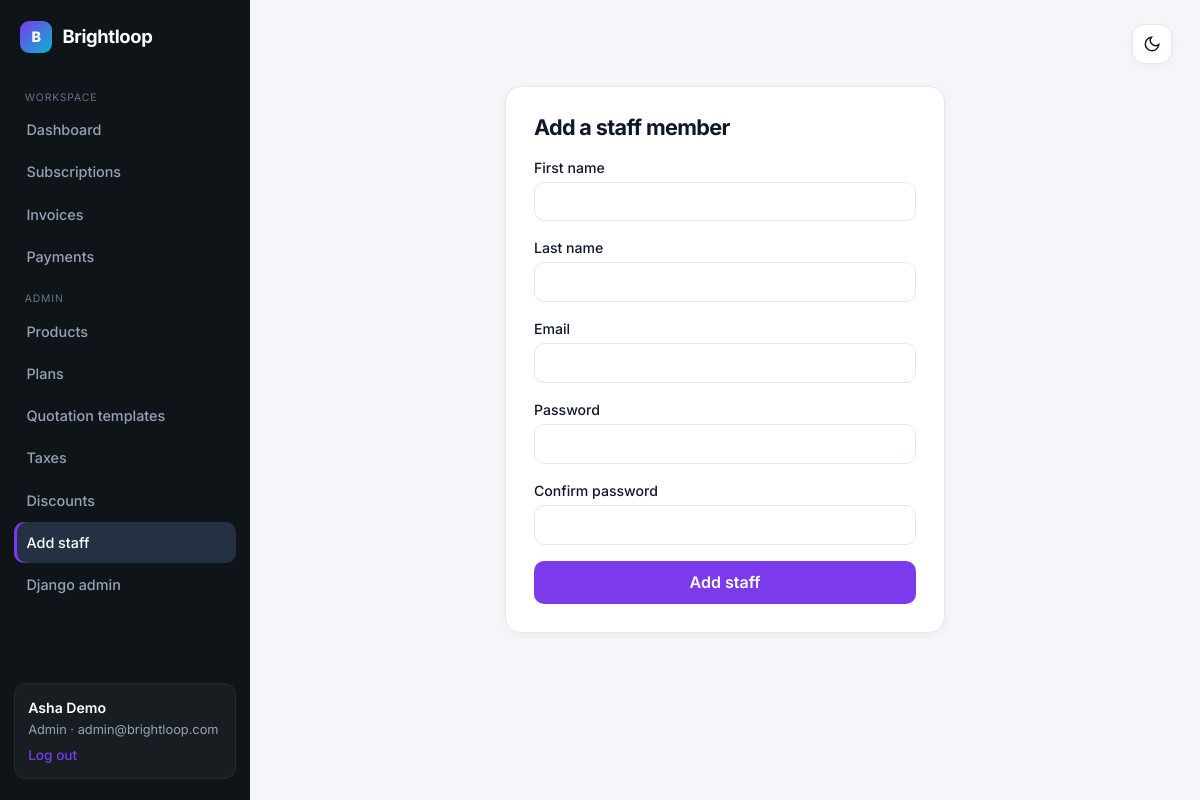
The app's page /staff/new/ (signed in) with its own data.
### core/models.py (models this page shows, shortened)
class User(AbstractUser):
    ROLES = [('admin', 'Admin'), ('staff', 'Internal staff'), ('customer', 'Customer')]
    email = models.EmailField(unique=True)
    role = models.CharField(max_length=10, choices=ROLES, default='customer')
    @property
    def is_admin_role(self):
        return self.role == 'admin'
    @property
    def is_team(self):
        return self.role in ('admin', 'staff')

### core/views.py (the view)
# urls.py: path('staff/new/', v.add_staff, name='add_staff'),
@admin_only
def add_staff(request):
    form = SignupForm(request.POST or None)
    if form.is_valid():
        u = form.save(role='staff')
        messages.success(request, f'Staff member {u.email} added.')
        return redirect('home')
    return render(request, 'core/form.html', {'form': form, 'title': 'Add a staff member', 'button': 'Add staff'})

### core/forms.py (shortened to what this page needs)
class SignupForm(forms.ModelForm):
    password = forms.CharField(widget=forms.PasswordInput)
    confirm = forms.CharField(widget=forms.PasswordInput, label='Confirm password')
    class Meta:
        model = User
        fields = ['first_name', 'last_name', 'email']

### core/views.py (called while the page is built)
def role_required(*roles):
    def deco(view):
        @wraps(view)
        @login_required
        def inner(request, *a, **kw):
            if request.user.role not in roles:
                return render(request, 'core/forbidden.html', status=403)
            return view(request, *a, **kw)
        return inner
    return deco

### core/templates/core/form.html (shortened to what this page needs)
{% extends 'core/base.html' %}
{% block content %}
<div style="max-width:440px;margin:{% if user.is_authenticated %}0{% else %}2vh{% endif %} auto 0">
<div class="panel" style="border-radius:16px;padding:1.75rem">
  <h1 class="mb-3" style="font-size:1.35rem">{{ title }}</h1>
  <form method="post" class="std">{% csrf_token %}
    {% for f in form %}
      <div class="mb-3">
        <label for="{{ f.id_for_label }}">{{ f.label }}</label>
        {{ f }}
      </div>
    {% endfor %}
    <button class="btn btn-brand w-100" style="padding:.6rem;font-weight:600">{{ button }}</button>
  </form>
</div>
</div>
{% endblock %}

### core/templates/core/base.html (shortened to what this page needs)
{% load static %}<!doctype html>
<html lang="en" data-theme="light">
<head>
<link href="https://cdn.jsdelivr.net/npm/bootstrap@5.3.3/dist/css/bootstrap.min.css" rel="stylesheet">
</head>
<body>
<div class="d-flex layout app">
{% if user.is_authenticated %}
<nav class="side">
  <a class="brand" href="/"><span class="brand-mark">B</span> Brightloop</a>
  {% if user.is_team %}
    <div class="nav-section">Workspace</div>
    <a class="nav-l {% if request.path == '/' %}on{% endif %}" href="{% url 'home' %}">Dashboard</a>
    <a class="nav-l {% if '/subscriptions' in request.path %}on{% endif %}" href="{% url 'subscription_list' %}">Subscriptions</a>
    <a class="nav-l {% if '/invoices' in request.path %}on{% endif %}" href="{% url 'invoice_list' %}">Invoices</a>
    <a class="nav-l {% if '/payments' in request.path %}on{% endif %}" href="{% url 'payment_list' %}">Payments</a>
  {% else %}
    <a class="nav-l on" href="{% url 'portal' %}">My account</a>
  {% endif %}
  {% if user.is_admin_role %}
    <div class="nav-section">Admin</div>
    <a class="nav-l {% if '/manage/products' in request.path %}on{% endif %}" href="{% url 'catalog_products' %}">Products</a>
    <a class="nav-l {% if '/manage/plans' in request.path %}on{% endif %}" href="{% url 'catalog_plans' %}">Plans</a>
    <a class="nav-l {% if '/manage/templates' in request.path %}on{% endif %}" href="{% url 'catalog_templates' %}">Quotation templates</a>
    <a class="nav-l {% if '/manage/taxes' in request.path %}on{% endif %}" href="{% url 'catalog_taxes' %}">Taxes</a>
    <a class="nav-l {% if '/manage/discounts' in request.path %}on{% endif %}" href="{% url 'catalog_discounts' %}">Discounts</a>
    <a class="nav-l {% if '/staff/new' in request.path %}on{% endif %}" href="{% url 'add_staff' %}">Add staff</a>
    <a class="nav-l" href="/admin/">Django admin</a>
  {% endif %}
  <div class="who">
    <div class="name-line">{{ user.get_full_name|default:user.email }}</div>
    {{ user.get_role_display }} · {{ user.email }}
    <form method="post" action="{% url 'logout' %}">{% csrf_token %}<button type="submit">Log out</button></form>
  </div>
</nav>
{% endif %}
<main>
  <div class="topbar noprint">
    <button type="button" class="theme-icon-btn" onclick="toggleTheme()" title="Toggle light / dark" aria-label="Toggle theme">
      <svg class="icon-moon" width="18" height="18" fill="none" stroke="currentColor" stroke-width="2" viewBox="0 0 24 24"><path d="M21 12.79A9 9 0 1111.21 3 7 7 0 0021 12.79z"/></svg>
    </button>
  </div>
  {% block content %}{% endblock %}
</main>
</div>
</body></html>

### records on screen
User: get_full_name "Asha Demo", role "Admin", email "admin@brightloop.com"

### other values on screen
{{ title }} "Add a staff member"
{{ f.label }} "First name" "Last name" "Email" "Password" "Confirm password"
{{ button }} "Add staff"
